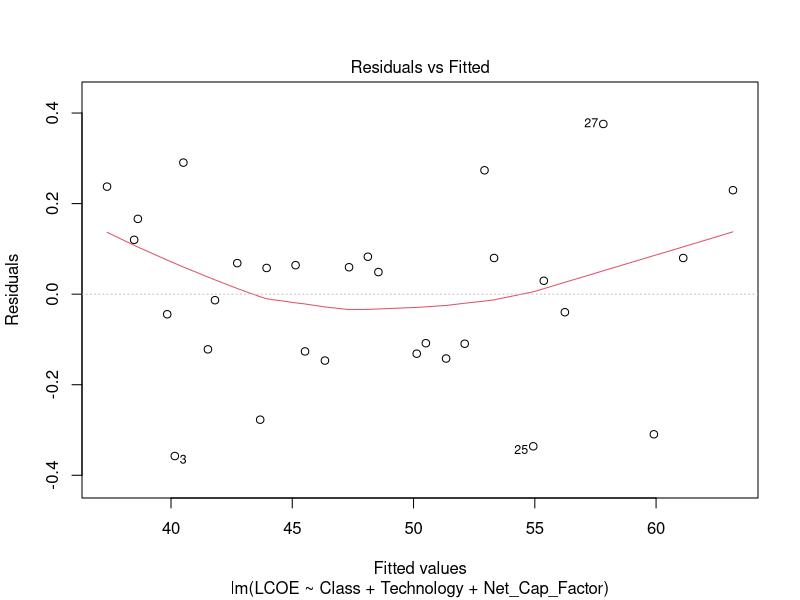
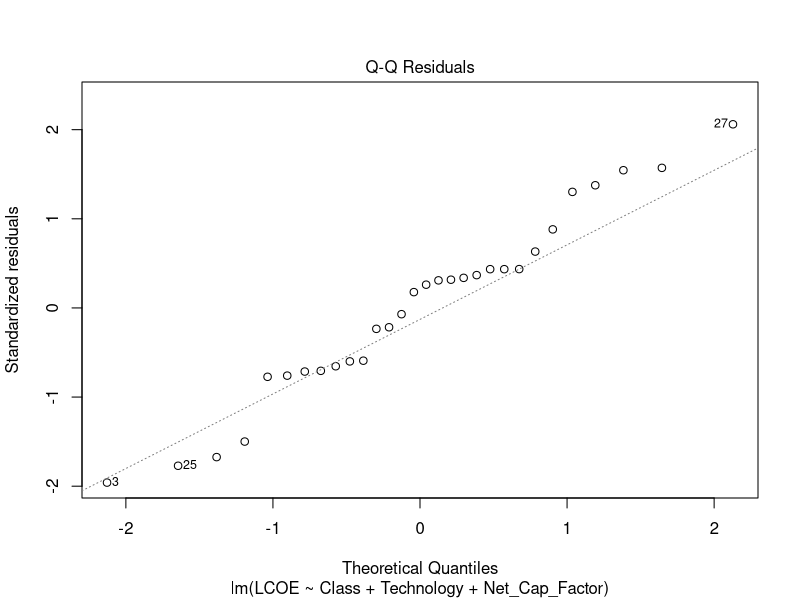
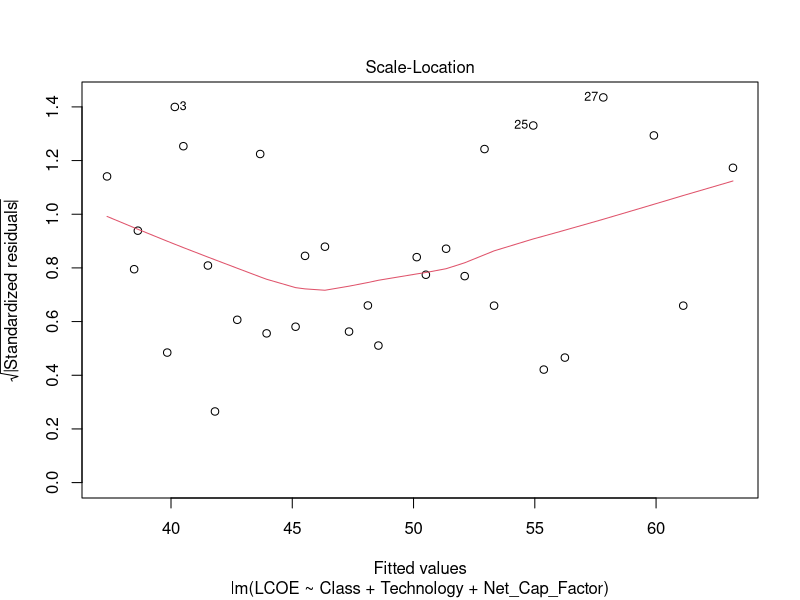
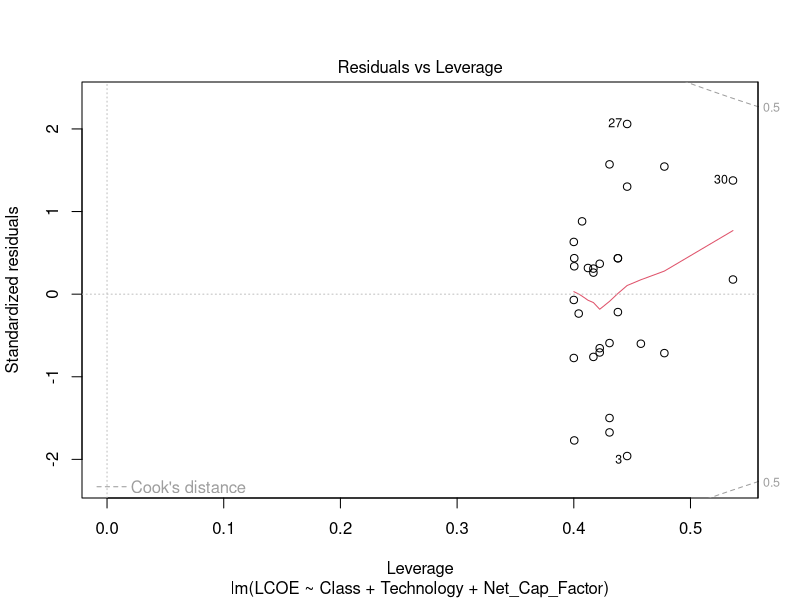
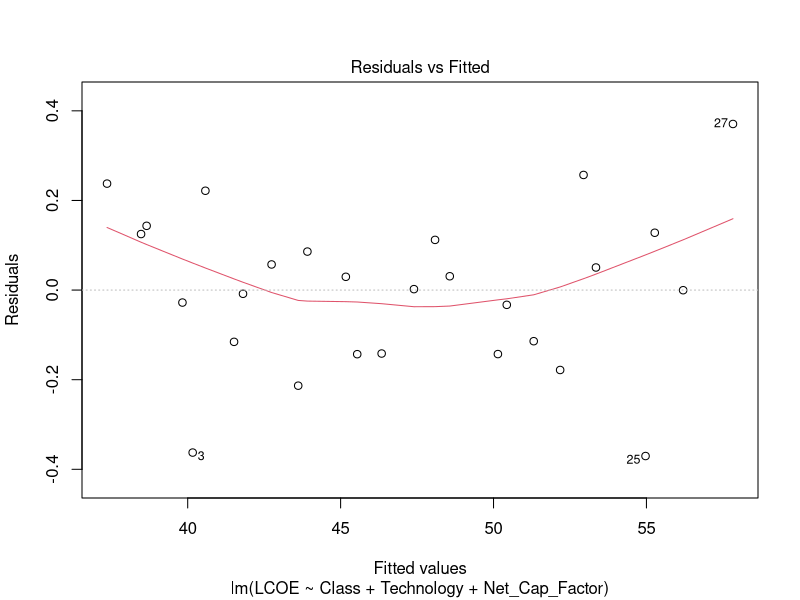
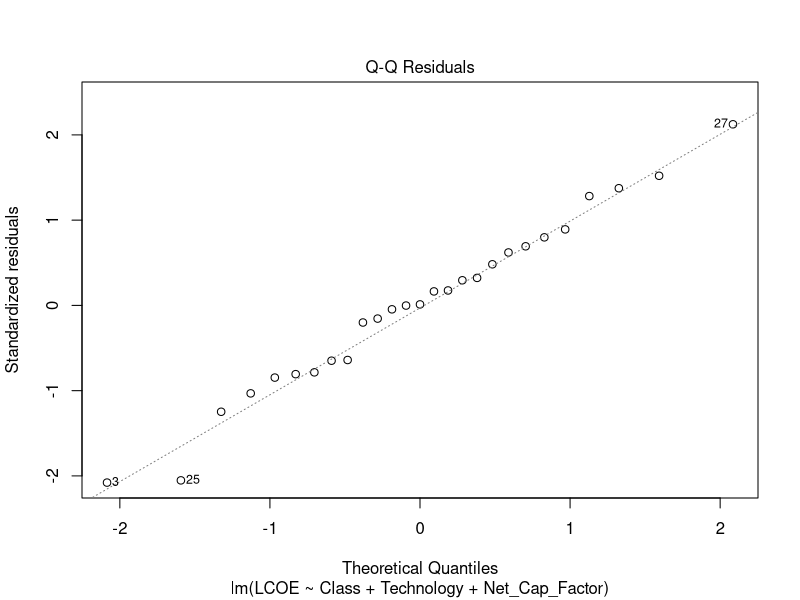
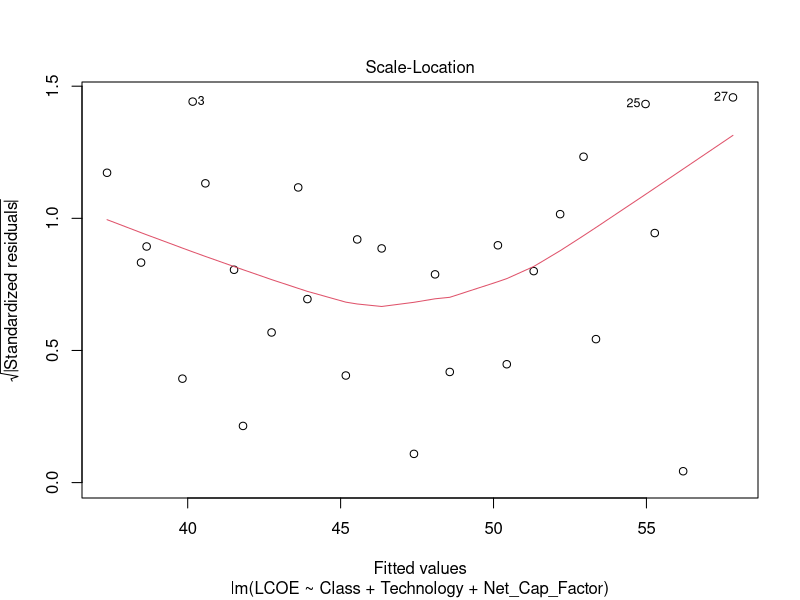
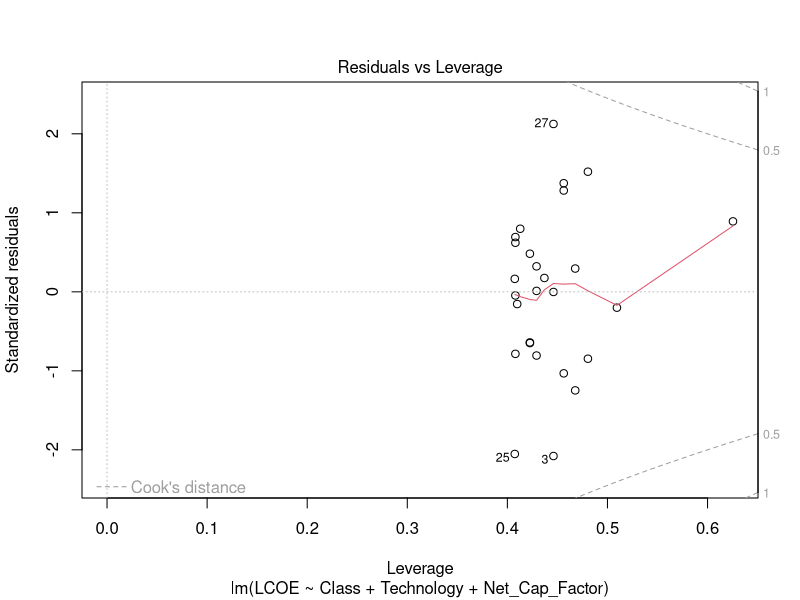

These figures' R source, in order:
## ---- chunk 1
#Load packages
library(tidyverse)
library(here)
library(dplyr)
library(readxl)
library(openxlsx)

#Load in data
Solar_ATB <- read.csv("Processed_Data/Solar_ATB_Processed.csv")
## ---- chunk 2
Model2.lm <- lm(LCOE ~
                Class + Technology +
                Net_Cap_Factor,
             data = Solar_ATB)
summary(Model2.lm)
plot(Model2.lm)
## ---- chunk 3
# Remove data point 28,29,30
Solar_ATB_Model2.2 <- Solar_ATB[-c(28,29,30),]
Model2.2.lm <- lm(LCOE ~
                Class + Technology +
                Net_Cap_Factor,
             data = Solar_ATB_Model2.2)
summary(Model2.2.lm)
plot(Model2.2.lm)
